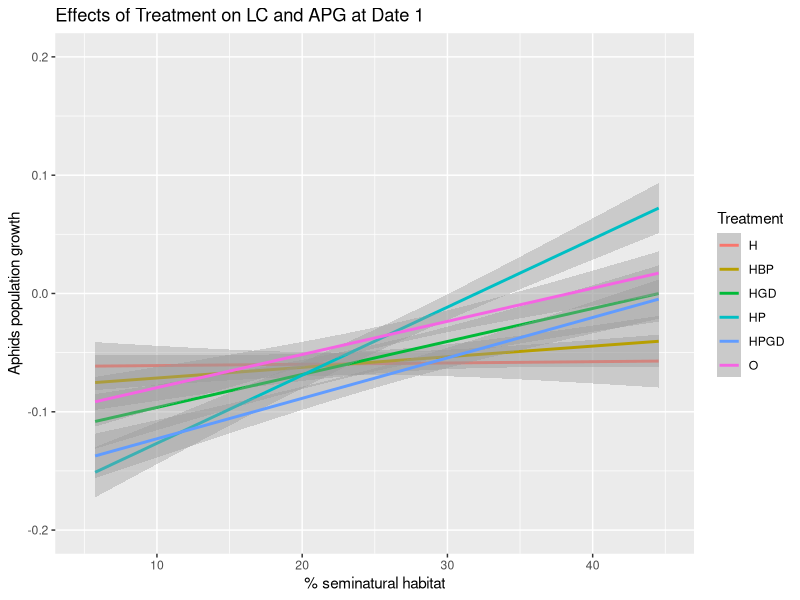

Write R code to recreate this figure.
#Date1_population growth and seminatural habitat
#import data file
library(readr)
Data1 <- read.table("Project data.csv", header = TRUE, dec = ",", sep =";")

#####################################
#If BUff_DUST is needed
#select BUFF_DUST = 100
#selecting in Data 2 all the rows with buff = 100
#BUFF <- Data1[Data1$BUFF_DIST =="100",] 
########################################

###dataframe for sampling date1 
DATE1 <- Data1[Data1$Date == "1", ]

#calculate the aphids population growth at date1
logNaphids_D1 <- log(DATE1$aphid_live+1) - log(DATE1$aphidsinoculated_init+1) 
APG_D1 <- logNaphids_D1/10

#dataframe for seminatural habitat and aphids population growth at date1 
DATE1APG <- data.frame(DATE1,APG_D1)

####line graph (Figure 1B at date1)
#barplot for % Seminatural habitat and APhid population growth
library(ggplot2)
D1 <- ggplot(DATE1APG, aes(x = Pt.seminatural, y = APG_D1, color = Treatment))
D1 <- D1 + labs(x= "% seminatural habitat", y="Aphids population growth", title = "Effects of Treatment on LC and APG at Date 1")
#if scatter plot is needed
#D1 <- D1 + geom_point()
D1 <- D1 + geom_smooth(method = "lm")
D1 <- D1 +xlim(5,45) +ylim(-0.2 , 0.2)
print(D1)
